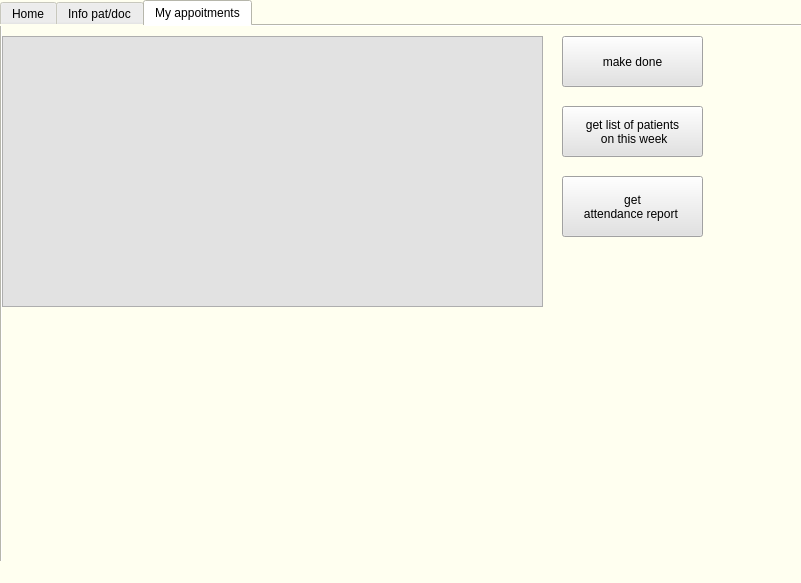
<?xml version="1.0" encoding="UTF-8"?>
<ui version="4.0">
 <class>ViewDoctor</class>
 <widget class="QMainWindow" name="ViewDoctor">
  <property name="geometry">
   <rect>
    <x>0</x>
    <y>0</y>
    <width>801</width>
    <height>583</height>
   </rect>
  </property>
  <property name="windowTitle">
   <string>MainWindow</string>
  </property>
  <property name="styleSheet">
   <string notr="true">background-color: rgb(255, 255, 240);</string>
  </property>
  <widget class="QWidget" name="centralwidget">
   <widget class="QTabWidget" name="tabWidget">
    <property name="geometry">
     <rect>
      <x>0</x>
      <y>0</y>
      <width>811</width>
      <height>571</height>
     </rect>
    </property>
    <property name="styleSheet">
     <string notr="true">background-color: rgb(255, 255, 240);
color: rgb(0, 0, 0);</string>
    </property>
    <property name="currentIndex">
     <number>2</number>
    </property>
    <widget class="QWidget" name="tab">
     <attribute name="title">
      <string>Home</string>
     </attribute>
    </widget>
    <widget class="QWidget" name="tab_2">
     <attribute name="title">
      <string>Info pat/doc</string>
     </attribute>
     <widget class="QTableView" name="tableView_patients">
      <property name="geometry">
       <rect>
        <x>0</x>
        <y>110</y>
        <width>541</width>
        <height>311</height>
       </rect>
      </property>
      <property name="styleSheet">
       <string notr="true">background-color: rgb(226, 226, 226);
color: rgb(0, 0, 0);</string>
      </property>
     </widget>
     <widget class="QPushButton" name="pushButton">
      <property name="geometry">
       <rect>
        <x>510</x>
        <y>460</y>
        <width>151</width>
        <height>71</height>
       </rect>
      </property>
      <property name="styleSheet">
       <string notr="true">background-color: rgb(226, 226, 226);</string>
      </property>
      <property name="text">
       <string>get table of doctors</string>
      </property>
     </widget>
     <widget class="QLabel" name="label">
      <property name="geometry">
       <rect>
        <x>20</x>
        <y>40</y>
        <width>151</width>
        <height>41</height>
       </rect>
      </property>
      <property name="text">
       <string>List of patients:</string>
      </property>
     </widget>
     <widget class="QPushButton" name="pushButton_2">
      <property name="geometry">
       <rect>
        <x>670</x>
        <y>460</y>
        <width>131</width>
        <height>71</height>
       </rect>
      </property>
      <property name="styleSheet">
       <string notr="true">background-color: rgb(226, 226, 226);</string>
      </property>
      <property name="text">
       <string>add new doctor</string>
      </property>
     </widget>
    </widget>
    <widget class="QWidget" name="tab_3">
     <attribute name="title">
      <string>My appoitments</string>
     </attribute>
     <widget class="QTableView" name="tableView_appointments">
      <property name="geometry">
       <rect>
        <x>0</x>
        <y>10</y>
        <width>541</width>
        <height>271</height>
       </rect>
      </property>
      <property name="styleSheet">
       <string notr="true">background-color: rgb(226, 226, 226);
color: rgb(0, 0, 0);</string>
      </property>
     </widget>
     <widget class="QPushButton" name="pushButton_makeDone">
      <property name="geometry">
       <rect>
        <x>560</x>
        <y>10</y>
        <width>141</width>
        <height>51</height>
       </rect>
      </property>
      <property name="styleSheet">
       <string notr="true">background-color: rgb(226, 226, 226);</string>
      </property>
      <property name="text">
       <string>make done</string>
      </property>
     </widget>
     <widget class="QPushButton" name="pushButton_weekJob">
      <property name="geometry">
       <rect>
        <x>560</x>
        <y>80</y>
        <width>141</width>
        <height>51</height>
       </rect>
      </property>
      <property name="styleSheet">
       <string notr="true">background-color: rgb(226, 226, 226);</string>
      </property>
      <property name="text">
       <string>get list of patients
 on this week</string>
      </property>
     </widget>
     <widget class="QPushButton" name="pushButton_3">
      <property name="geometry">
       <rect>
        <x>560</x>
        <y>150</y>
        <width>141</width>
        <height>61</height>
       </rect>
      </property>
      <property name="styleSheet">
       <string notr="true">background-color: rgb(226, 226, 226);</string>
      </property>
      <property name="text">
       <string>get
attendance report </string>
      </property>
     </widget>
    </widget>
   </widget>
  </widget>
  <widget class="QMenuBar" name="menubar">
   <property name="geometry">
    <rect>
     <x>0</x>
     <y>0</y>
     <width>801</width>
     <height>25</height>
    </rect>
   </property>
  </widget>
  <widget class="QStatusBar" name="statusbar"/>
 </widget>
 <resources/>
 <connections/>
</ui>
